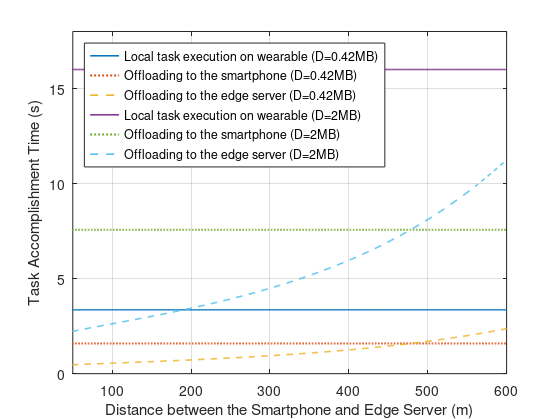

The MATLAB source for this figure:
%Local task execution
%task execution time
CDw=0; %computation delay for each wearable

ck=1000; %computation intensity in cpu cycles per bit

D1=16000000; %input data size
D2=3360000;

wf=1000000000; %processor frequency for wearable

%CDw=(D*ck)/wf;

%%%%%%%%%%%%%%%%%%%%%%%%%%%

%offloading to the smartphone
%task execution time

%previous wifi data rate estimation using shannon
%Rn=0;
%W=20000000;
%Pt=1.28;
%wn= 0.1 * (10^-12);
%Hnw=0.85^-4;
%Rn = W * log2(1+(Pt * Hnw / wn));


DS=48;
M=6;
C=3/4;
SS=1;
SI=4 * 10^-6;
Rn= DS * M * C * SS /SI;

Fs=2200000000;
Twifi=0;
Ts=0;

Twifi1=D1/Rn;
Twifi2=D2/Rn;

CDs1=D1 * ck / Fs;
CDs2=D2 * ck / Fs;
%Ts=Twifi + CDs;

% %%%%%%%%%%%%%%%%%%%%%%%%%%%5
% 
% %offloading to the edge
% 
% %task execution time
% 

Rs=0;
Ws=1000000;
Pts=0.199526;
%N0= 0.01 * (10^-12);
N0= 5.0119 * (10^-15);
Fe=20000000000;

for i=1:600
    
plos= 36.7*log10(i)+26*log10(2.1)+22.7;
plos = db2pow(plos);
Hns = 1/plos;
Rs = Ws * log2(1+(Pts * Hns / N0));    

Tc1(i)=D1/Rs;
Tc2(i)=D2/Rs;

CDe1=D1 * ck / Fe;
CDe2=D2 * ck / Fe;

Te1(i)=Tc1(i)+Twifi1+CDe1;
Te2(i)=Tc2(i)+Twifi2+CDe2;

dist(i)=i;

CDw1(i)=(D1*ck)/wf;
Ts1(i)=Twifi1 + CDs1;

CDw2(i)=(D2*ck)/wf;
Ts2(i)=Twifi2 + CDs2;
    
end

% %
h = figure;
plot(dist,CDw2,'LineWidth',1.1)
hold on
plot(dist,Ts2,':','LineWidth',1.5)
hold on
plot(dist,Te2,'--','LineWidth',1.1)
hold on
plot(dist,CDw1,'LineWidth',1.1)
hold on
plot(dist,Ts1,':','LineWidth',1.5)
hold on
plot(dist,Te1,'--','LineWidth',1.1)

set(h,'Units','Inches');
pos = get(h,'Position');
set(h,'PaperPositionMode','Auto','PaperUnits','Inches','PaperSize',[pos(3), pos(4)])

%set(gca, 'Xscale', 'log')
%axis([1600000 16000000 0 12])
%axis([80000 16000000 0 17])
axis([50 600 0 18])

xlabel('Distance between the Smartphone and Edge Server (m)')
%xticks ([80000 800000 4000000 8000000 12000000 16000000])
%xticklabels({'0.01','0.1','0.5','1','1.5', '2'})
%xticks ([1600000 3200000 4800000 6400000 8000000 9600000 11200000 12800000 14400000 16000000])
%xticklabels({'0.2','0.4','0.6','0.8','1','1.2', '1.4', '1.6', '1.8','2'})
ylabel('Task Accomplishment Time (s)')
legend('Local task execution on wearable (D=0.42MB)','Offloading to the smartphone (D=0.42MB)','Offloading to the edge server (D=0.42MB)','Local task execution on wearable (D=2MB)','Offloading to the smartphone (D=2MB)','Offloading to the edge server (D=2MB)','Location', 'northwest')
grid on
print(h,'TaskExecutionTimeLocalVSOffloadingwithDistanceOnXaxis','-dpdf','-r0')
